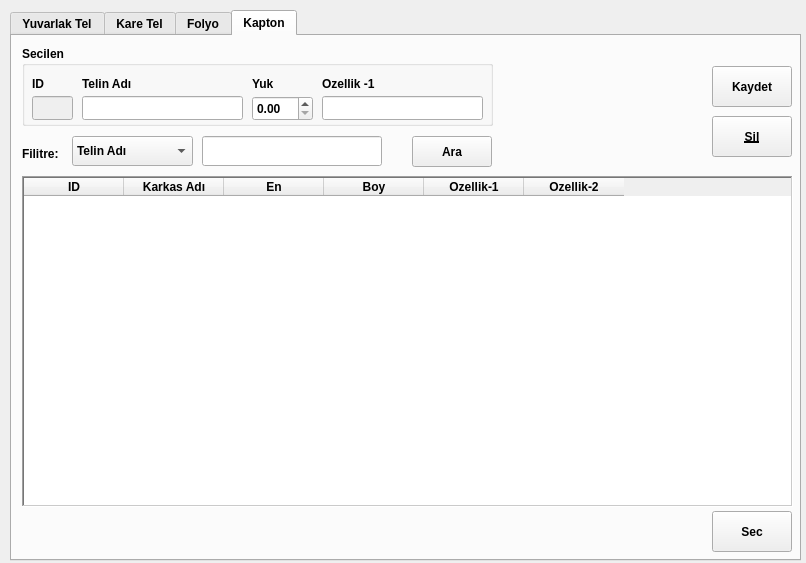
<?xml version="1.0" encoding="UTF-8"?>
<ui version="4.0">
 <class>Dialog</class>
 <widget class="QDialog" name="Dialog">
  <property name="geometry">
   <rect>
    <x>0</x>
    <y>0</y>
    <width>806</width>
    <height>563</height>
   </rect>
  </property>
  <property name="windowTitle">
   <string>Dialog</string>
  </property>
  <widget class="QTabWidget" name="tabWidget">
   <property name="geometry">
    <rect>
     <x>10</x>
     <y>10</y>
     <width>791</width>
     <height>551</height>
    </rect>
   </property>
   <property name="font">
    <font>
     <weight>75</weight>
     <bold>true</bold>
    </font>
   </property>
   <property name="currentIndex">
    <number>3</number>
   </property>
   <property name="movable">
    <bool>true</bool>
   </property>
   <widget class="QWidget" name="tel">
    <attribute name="title">
     <string>Yuvarlak Tel</string>
    </attribute>
    <widget class="QGroupBox" name="groupBox">
     <property name="geometry">
      <rect>
       <x>10</x>
       <y>10</y>
       <width>671</width>
       <height>80</height>
      </rect>
     </property>
     <property name="font">
      <font>
       <weight>75</weight>
       <bold>true</bold>
      </font>
     </property>
     <property name="title">
      <string>Secilen</string>
     </property>
     <widget class="QLineEdit" name="lineEdit_ID">
      <property name="enabled">
       <bool>false</bool>
      </property>
      <property name="geometry">
       <rect>
        <x>10</x>
        <y>50</y>
        <width>51</width>
        <height>24</height>
       </rect>
      </property>
     </widget>
     <widget class="QLineEdit" name="lineEdit_tel_name">
      <property name="enabled">
       <bool>true</bool>
      </property>
      <property name="geometry">
       <rect>
        <x>70</x>
        <y>50</y>
        <width>171</width>
        <height>24</height>
       </rect>
      </property>
     </widget>
     <widget class="QDoubleSpinBox" name="doubleSpinBox_tel_cap">
      <property name="enabled">
       <bool>true</bool>
      </property>
      <property name="geometry">
       <rect>
        <x>250</x>
        <y>50</y>
        <width>81</width>
        <height>25</height>
       </rect>
      </property>
      <property name="maximum">
       <double>600.000000000000000</double>
      </property>
     </widget>
     <widget class="QLabel" name="label">
      <property name="geometry">
       <rect>
        <x>10</x>
        <y>30</y>
        <width>55</width>
        <height>16</height>
       </rect>
      </property>
      <property name="font">
       <font>
        <weight>75</weight>
        <bold>true</bold>
       </font>
      </property>
      <property name="text">
       <string>ID</string>
      </property>
     </widget>
     <widget class="QLabel" name="label_2">
      <property name="geometry">
       <rect>
        <x>70</x>
        <y>30</y>
        <width>151</width>
        <height>16</height>
       </rect>
      </property>
      <property name="font">
       <font>
        <weight>75</weight>
        <bold>true</bold>
       </font>
      </property>
      <property name="text">
       <string>Telin Adı</string>
      </property>
     </widget>
     <widget class="QLabel" name="label_3">
      <property name="geometry">
       <rect>
        <x>250</x>
        <y>30</y>
        <width>55</width>
        <height>16</height>
       </rect>
      </property>
      <property name="font">
       <font>
        <weight>75</weight>
        <bold>true</bold>
       </font>
      </property>
      <property name="text">
       <string>Çap</string>
      </property>
     </widget>
     <widget class="QLabel" name="label_4">
      <property name="geometry">
       <rect>
        <x>340</x>
        <y>30</y>
        <width>55</width>
        <height>16</height>
       </rect>
      </property>
      <property name="font">
       <font>
        <weight>75</weight>
        <bold>true</bold>
       </font>
      </property>
      <property name="text">
       <string>Ozellik -1</string>
      </property>
     </widget>
     <widget class="QLineEdit" name="lineEdit_tel_ozellik_1">
      <property name="enabled">
       <bool>true</bool>
      </property>
      <property name="geometry">
       <rect>
        <x>340</x>
        <y>50</y>
        <width>141</width>
        <height>24</height>
       </rect>
      </property>
     </widget>
     <widget class="QLabel" name="label_21">
      <property name="geometry">
       <rect>
        <x>490</x>
        <y>30</y>
        <width>55</width>
        <height>16</height>
       </rect>
      </property>
      <property name="font">
       <font>
        <weight>75</weight>
        <bold>true</bold>
       </font>
      </property>
      <property name="text">
       <string>Ozellik -1</string>
      </property>
     </widget>
     <widget class="QLineEdit" name="lineEdit_tel_ozellik_2">
      <property name="enabled">
       <bool>true</bool>
      </property>
      <property name="geometry">
       <rect>
        <x>490</x>
        <y>50</y>
        <width>171</width>
        <height>24</height>
       </rect>
      </property>
     </widget>
    </widget>
    <widget class="QLineEdit" name="lineEdit_3">
     <property name="geometry">
      <rect>
       <x>190</x>
       <y>100</y>
       <width>181</width>
       <height>30</height>
      </rect>
     </property>
    </widget>
    <widget class="QPushButton" name="pushButton_sec_tel">
     <property name="geometry">
      <rect>
       <x>700</x>
       <y>476</y>
       <width>80</width>
       <height>41</height>
      </rect>
     </property>
     <property name="font">
      <font>
       <weight>75</weight>
       <bold>true</bold>
      </font>
     </property>
     <property name="text">
      <string>Sec</string>
     </property>
    </widget>
    <widget class="QLabel" name="label_5">
     <property name="geometry">
      <rect>
       <x>10</x>
       <y>106</y>
       <width>81</width>
       <height>16</height>
      </rect>
     </property>
     <property name="font">
      <font>
       <weight>75</weight>
       <bold>true</bold>
      </font>
     </property>
     <property name="text">
      <string>Filitre :</string>
     </property>
    </widget>
    <widget class="QTableWidget" name="tableWidget">
     <property name="geometry">
      <rect>
       <x>10</x>
       <y>140</y>
       <width>771</width>
       <height>331</height>
      </rect>
     </property>
     <property name="frameShape">
      <enum>QFrame::WinPanel</enum>
     </property>
     <property name="editTriggers">
      <set>QAbstractItemView::AnyKeyPressed</set>
     </property>
     <property name="selectionMode">
      <enum>QAbstractItemView::SingleSelection</enum>
     </property>
     <property name="selectionBehavior">
      <enum>QAbstractItemView::SelectRows</enum>
     </property>
     <column>
      <property name="text">
       <string>ID</string>
      </property>
     </column>
     <column>
      <property name="text">
       <string>Karkas Adı</string>
      </property>
     </column>
     <column>
      <property name="text">
       <string>En</string>
      </property>
     </column>
     <column>
      <property name="text">
       <string>Boy</string>
      </property>
     </column>
     <column>
      <property name="text">
       <string>Ozellik-1</string>
      </property>
     </column>
     <column>
      <property name="text">
       <string>Ozellik-2</string>
      </property>
     </column>
    </widget>
    <widget class="QPushButton" name="pushButton_ara_tel">
     <property name="geometry">
      <rect>
       <x>380</x>
       <y>100</y>
       <width>80</width>
       <height>31</height>
      </rect>
     </property>
     <property name="font">
      <font>
       <weight>75</weight>
       <bold>true</bold>
      </font>
     </property>
     <property name="text">
      <string>Ara</string>
     </property>
    </widget>
    <widget class="QComboBox" name="comboBox">
     <property name="geometry">
      <rect>
       <x>60</x>
       <y>100</y>
       <width>121</width>
       <height>30</height>
      </rect>
     </property>
     <item>
      <property name="text">
       <string>Telin Adı</string>
      </property>
     </item>
     <item>
      <property name="text">
       <string>Çap</string>
      </property>
     </item>
     <item>
      <property name="text">
       <string>Özellik</string>
      </property>
     </item>
     <item>
      <property name="text">
       <string>Diger</string>
      </property>
     </item>
    </widget>
    <widget class="QPushButton" name="pushButton_sil_tel">
     <property name="geometry">
      <rect>
       <x>700</x>
       <y>80</y>
       <width>80</width>
       <height>41</height>
      </rect>
     </property>
     <property name="font">
      <font>
       <weight>75</weight>
       <bold>true</bold>
      </font>
     </property>
     <property name="text">
      <string>Sil</string>
     </property>
    </widget>
    <widget class="QPushButton" name="pushButton_kaydet_tel">
     <property name="geometry">
      <rect>
       <x>700</x>
       <y>30</y>
       <width>80</width>
       <height>41</height>
      </rect>
     </property>
     <property name="font">
      <font>
       <weight>75</weight>
       <bold>true</bold>
      </font>
     </property>
     <property name="text">
      <string>Kaydet</string>
     </property>
    </widget>
   </widget>
   <widget class="QWidget" name="karetel">
    <attribute name="title">
     <string>Kare Tel</string>
    </attribute>
    <widget class="QLineEdit" name="lineEdit_4">
     <property name="geometry">
      <rect>
       <x>190</x>
       <y>100</y>
       <width>180</width>
       <height>30</height>
      </rect>
     </property>
    </widget>
    <widget class="QPushButton" name="pushButton_sec_karetel">
     <property name="geometry">
      <rect>
       <x>700</x>
       <y>474</y>
       <width>80</width>
       <height>41</height>
      </rect>
     </property>
     <property name="font">
      <font>
       <weight>75</weight>
       <bold>true</bold>
      </font>
     </property>
     <property name="text">
      <string>Sec</string>
     </property>
    </widget>
    <widget class="QTableWidget" name="tableWidget_2">
     <property name="geometry">
      <rect>
       <x>10</x>
       <y>140</y>
       <width>771</width>
       <height>331</height>
      </rect>
     </property>
     <property name="frameShape">
      <enum>QFrame::WinPanel</enum>
     </property>
     <property name="editTriggers">
      <set>QAbstractItemView::AnyKeyPressed</set>
     </property>
     <property name="selectionMode">
      <enum>QAbstractItemView::SingleSelection</enum>
     </property>
     <property name="selectionBehavior">
      <enum>QAbstractItemView::SelectRows</enum>
     </property>
     <column>
      <property name="text">
       <string>ID</string>
      </property>
     </column>
     <column>
      <property name="text">
       <string>Karkas Adı</string>
      </property>
     </column>
     <column>
      <property name="text">
       <string>Yuk</string>
      </property>
     </column>
     <column>
      <property name="text">
       <string>En</string>
      </property>
     </column>
     <column>
      <property name="text">
       <string>Ozellik-1</string>
      </property>
     </column>
     <column>
      <property name="text">
       <string>Ozellik-2</string>
      </property>
     </column>
    </widget>
    <widget class="QGroupBox" name="groupBox_2">
     <property name="geometry">
      <rect>
       <x>10</x>
       <y>10</y>
       <width>681</width>
       <height>80</height>
      </rect>
     </property>
     <property name="font">
      <font>
       <weight>75</weight>
       <bold>true</bold>
      </font>
     </property>
     <property name="title">
      <string>Secilen</string>
     </property>
     <widget class="QLineEdit" name="lineEdit_ID_2">
      <property name="enabled">
       <bool>false</bool>
      </property>
      <property name="geometry">
       <rect>
        <x>10</x>
        <y>50</y>
        <width>41</width>
        <height>24</height>
       </rect>
      </property>
     </widget>
     <widget class="QLineEdit" name="lineEdit_tel_name_2">
      <property name="enabled">
       <bool>true</bool>
      </property>
      <property name="geometry">
       <rect>
        <x>60</x>
        <y>50</y>
        <width>151</width>
        <height>24</height>
       </rect>
      </property>
     </widget>
     <widget class="QDoubleSpinBox" name="doubleSpinBox_tel_cap_2">
      <property name="enabled">
       <bool>true</bool>
      </property>
      <property name="geometry">
       <rect>
        <x>220</x>
        <y>50</y>
        <width>61</width>
        <height>25</height>
       </rect>
      </property>
      <property name="maximum">
       <double>1000.000000000000000</double>
      </property>
     </widget>
     <widget class="QLabel" name="label_6">
      <property name="geometry">
       <rect>
        <x>10</x>
        <y>30</y>
        <width>55</width>
        <height>16</height>
       </rect>
      </property>
      <property name="font">
       <font>
        <weight>75</weight>
        <bold>true</bold>
       </font>
      </property>
      <property name="text">
       <string>ID</string>
      </property>
     </widget>
     <widget class="QLabel" name="label_7">
      <property name="geometry">
       <rect>
        <x>60</x>
        <y>30</y>
        <width>151</width>
        <height>16</height>
       </rect>
      </property>
      <property name="font">
       <font>
        <weight>75</weight>
        <bold>true</bold>
       </font>
      </property>
      <property name="text">
       <string>Telin Adı</string>
      </property>
     </widget>
     <widget class="QLabel" name="label_8">
      <property name="geometry">
       <rect>
        <x>290</x>
        <y>30</y>
        <width>55</width>
        <height>16</height>
       </rect>
      </property>
      <property name="font">
       <font>
        <weight>75</weight>
        <bold>true</bold>
       </font>
      </property>
      <property name="text">
       <string>Yuk</string>
      </property>
     </widget>
     <widget class="QLabel" name="label_9">
      <property name="geometry">
       <rect>
        <x>220</x>
        <y>30</y>
        <width>55</width>
        <height>16</height>
       </rect>
      </property>
      <property name="font">
       <font>
        <weight>75</weight>
        <bold>true</bold>
       </font>
      </property>
      <property name="text">
       <string>En</string>
      </property>
     </widget>
     <widget class="QDoubleSpinBox" name="doubleSpinBox_tel_cap_3">
      <property name="enabled">
       <bool>true</bool>
      </property>
      <property name="geometry">
       <rect>
        <x>290</x>
        <y>50</y>
        <width>61</width>
        <height>25</height>
       </rect>
      </property>
      <property name="maximum">
       <double>1000.000000000000000</double>
      </property>
     </widget>
     <widget class="QLabel" name="label_11">
      <property name="geometry">
       <rect>
        <x>360</x>
        <y>30</y>
        <width>71</width>
        <height>16</height>
       </rect>
      </property>
      <property name="font">
       <font>
        <weight>75</weight>
        <bold>true</bold>
       </font>
      </property>
      <property name="text">
       <string>Ozellik -1</string>
      </property>
     </widget>
     <widget class="QLineEdit" name="lineEdit_karetel_ozellik_1">
      <property name="enabled">
       <bool>true</bool>
      </property>
      <property name="geometry">
       <rect>
        <x>360</x>
        <y>50</y>
        <width>121</width>
        <height>24</height>
       </rect>
      </property>
     </widget>
     <widget class="QLabel" name="label_24">
      <property name="geometry">
       <rect>
        <x>490</x>
        <y>30</y>
        <width>71</width>
        <height>16</height>
       </rect>
      </property>
      <property name="font">
       <font>
        <weight>75</weight>
        <bold>true</bold>
       </font>
      </property>
      <property name="text">
       <string>Ozellik -2</string>
      </property>
     </widget>
     <widget class="QLineEdit" name="lineEdit_karetel_ozellik_2">
      <property name="enabled">
       <bool>true</bool>
      </property>
      <property name="geometry">
       <rect>
        <x>490</x>
        <y>50</y>
        <width>181</width>
        <height>24</height>
       </rect>
      </property>
     </widget>
    </widget>
    <widget class="QPushButton" name="pushButton_ara_karetel">
     <property name="geometry">
      <rect>
       <x>380</x>
       <y>100</y>
       <width>80</width>
       <height>31</height>
      </rect>
     </property>
     <property name="font">
      <font>
       <weight>75</weight>
       <bold>true</bold>
      </font>
     </property>
     <property name="text">
      <string>Ara</string>
     </property>
    </widget>
    <widget class="QComboBox" name="comboBox_2">
     <property name="geometry">
      <rect>
       <x>60</x>
       <y>100</y>
       <width>121</width>
       <height>30</height>
      </rect>
     </property>
     <item>
      <property name="text">
       <string>Telin Adı</string>
      </property>
     </item>
     <item>
      <property name="text">
       <string>Çap</string>
      </property>
     </item>
     <item>
      <property name="text">
       <string>Özellik</string>
      </property>
     </item>
     <item>
      <property name="text">
       <string>Diger</string>
      </property>
     </item>
    </widget>
    <widget class="QLabel" name="label_10">
     <property name="geometry">
      <rect>
       <x>10</x>
       <y>106</y>
       <width>81</width>
       <height>16</height>
      </rect>
     </property>
     <property name="font">
      <font>
       <weight>75</weight>
       <bold>true</bold>
      </font>
     </property>
     <property name="text">
      <string>Filitre:</string>
     </property>
    </widget>
    <widget class="QPushButton" name="pushButton_Kaydet_karetel">
     <property name="geometry">
      <rect>
       <x>700</x>
       <y>30</y>
       <width>80</width>
       <height>41</height>
      </rect>
     </property>
     <property name="font">
      <font>
       <weight>75</weight>
       <bold>true</bold>
      </font>
     </property>
     <property name="text">
      <string>Kaydet</string>
     </property>
    </widget>
    <widget class="QPushButton" name="pushButton_sil_karetel">
     <property name="geometry">
      <rect>
       <x>700</x>
       <y>80</y>
       <width>80</width>
       <height>41</height>
      </rect>
     </property>
     <property name="font">
      <font>
       <weight>75</weight>
       <bold>true</bold>
       <underline>true</underline>
      </font>
     </property>
     <property name="text">
      <string>Sil</string>
     </property>
    </widget>
   </widget>
   <widget class="QWidget" name="tab">
    <attribute name="title">
     <string>Folyo</string>
    </attribute>
    <widget class="QTableWidget" name="tableWidget_3">
     <property name="geometry">
      <rect>
       <x>10</x>
       <y>140</y>
       <width>771</width>
       <height>331</height>
      </rect>
     </property>
     <property name="frameShape">
      <enum>QFrame::WinPanel</enum>
     </property>
     <property name="editTriggers">
      <set>QAbstractItemView::AnyKeyPressed</set>
     </property>
     <property name="selectionMode">
      <enum>QAbstractItemView::SingleSelection</enum>
     </property>
     <property name="selectionBehavior">
      <enum>QAbstractItemView::SelectRows</enum>
     </property>
     <column>
      <property name="text">
       <string>ID</string>
      </property>
     </column>
     <column>
      <property name="text">
       <string>Karkas Adı</string>
      </property>
     </column>
     <column>
      <property name="text">
       <string>Yuk</string>
      </property>
     </column>
     <column>
      <property name="text">
       <string>En</string>
      </property>
     </column>
     <column>
      <property name="text">
       <string>Ozellik-1</string>
      </property>
     </column>
     <column>
      <property name="text">
       <string>Ozellik-2</string>
      </property>
     </column>
    </widget>
    <widget class="QPushButton" name="pushButton_sec_folyo">
     <property name="geometry">
      <rect>
       <x>700</x>
       <y>480</y>
       <width>80</width>
       <height>41</height>
      </rect>
     </property>
     <property name="text">
      <string>Sec</string>
     </property>
    </widget>
    <widget class="QGroupBox" name="groupBox_3">
     <property name="geometry">
      <rect>
       <x>9</x>
       <y>10</y>
       <width>679</width>
       <height>80</height>
      </rect>
     </property>
     <property name="font">
      <font>
       <weight>75</weight>
       <bold>true</bold>
      </font>
     </property>
     <property name="title">
      <string>Secilen</string>
     </property>
     <widget class="QLineEdit" name="lineEdit_ID_3">
      <property name="enabled">
       <bool>false</bool>
      </property>
      <property name="geometry">
       <rect>
        <x>10</x>
        <y>50</y>
        <width>41</width>
        <height>24</height>
       </rect>
      </property>
     </widget>
     <widget class="QLineEdit" name="lineEdit_tel_name_3">
      <property name="enabled">
       <bool>true</bool>
      </property>
      <property name="geometry">
       <rect>
        <x>60</x>
        <y>50</y>
        <width>161</width>
        <height>24</height>
       </rect>
      </property>
      <property name="minimumSize">
       <size>
        <width>2</width>
        <height>0</height>
       </size>
      </property>
      <property name="baseSize">
       <size>
        <width>0</width>
        <height>2</height>
       </size>
      </property>
     </widget>
     <widget class="QDoubleSpinBox" name="doubleSpinBox_tel_cap_4">
      <property name="enabled">
       <bool>true</bool>
      </property>
      <property name="geometry">
       <rect>
        <x>230</x>
        <y>50</y>
        <width>61</width>
        <height>25</height>
       </rect>
      </property>
      <property name="minimumSize">
       <size>
        <width>2</width>
        <height>0</height>
       </size>
      </property>
      <property name="baseSize">
       <size>
        <width>0</width>
        <height>2</height>
       </size>
      </property>
      <property name="maximum">
       <double>1000.000000000000000</double>
      </property>
     </widget>
     <widget class="QLabel" name="label_12">
      <property name="geometry">
       <rect>
        <x>10</x>
        <y>30</y>
        <width>55</width>
        <height>16</height>
       </rect>
      </property>
      <property name="font">
       <font>
        <weight>75</weight>
        <bold>true</bold>
       </font>
      </property>
      <property name="text">
       <string>ID</string>
      </property>
     </widget>
     <widget class="QLabel" name="label_13">
      <property name="geometry">
       <rect>
        <x>60</x>
        <y>30</y>
        <width>151</width>
        <height>16</height>
       </rect>
      </property>
      <property name="font">
       <font>
        <weight>75</weight>
        <bold>true</bold>
       </font>
      </property>
      <property name="text">
       <string>Telin Adı</string>
      </property>
     </widget>
     <widget class="QLabel" name="label_14">
      <property name="geometry">
       <rect>
        <x>300</x>
        <y>30</y>
        <width>55</width>
        <height>16</height>
       </rect>
      </property>
      <property name="font">
       <font>
        <weight>75</weight>
        <bold>true</bold>
       </font>
      </property>
      <property name="text">
       <string>Yuk</string>
      </property>
     </widget>
     <widget class="QLabel" name="label_15">
      <property name="geometry">
       <rect>
        <x>230</x>
        <y>30</y>
        <width>55</width>
        <height>16</height>
       </rect>
      </property>
      <property name="font">
       <font>
        <weight>75</weight>
        <bold>true</bold>
       </font>
      </property>
      <property name="text">
       <string>En</string>
      </property>
     </widget>
     <widget class="QDoubleSpinBox" name="doubleSpinBox_tel_cap_5">
      <property name="enabled">
       <bool>true</bool>
      </property>
      <property name="geometry">
       <rect>
        <x>300</x>
        <y>50</y>
        <width>61</width>
        <height>25</height>
       </rect>
      </property>
      <property name="minimumSize">
       <size>
        <width>2</width>
        <height>0</height>
       </size>
      </property>
      <property name="baseSize">
       <size>
        <width>0</width>
        <height>2</height>
       </size>
      </property>
      <property name="maximum">
       <double>1000.000000000000000</double>
      </property>
     </widget>
     <widget class="QLabel" name="label_16">
      <property name="geometry">
       <rect>
        <x>370</x>
        <y>30</y>
        <width>81</width>
        <height>16</height>
       </rect>
      </property>
      <property name="font">
       <font>
        <weight>75</weight>
        <bold>true</bold>
       </font>
      </property>
      <property name="text">
       <string>Ozellik -1</string>
      </property>
     </widget>
     <widget class="QLineEdit" name="lineEdit_folyotel_ozellik_1">
      <property name="enabled">
       <bool>true</bool>
      </property>
      <property name="geometry">
       <rect>
        <x>370</x>
        <y>50</y>
        <width>140</width>
        <height>24</height>
       </rect>
      </property>
      <property name="minimumSize">
       <size>
        <width>2</width>
        <height>0</height>
       </size>
      </property>
      <property name="baseSize">
       <size>
        <width>0</width>
        <height>2</height>
       </size>
      </property>
     </widget>
     <widget class="QLabel" name="label_25">
      <property name="geometry">
       <rect>
        <x>517</x>
        <y>30</y>
        <width>71</width>
        <height>16</height>
       </rect>
      </property>
      <property name="font">
       <font>
        <weight>75</weight>
        <bold>true</bold>
       </font>
      </property>
      <property name="text">
       <string>Ozellik -2</string>
      </property>
     </widget>
     <widget class="QLineEdit" name="lineEdit_folyotel_ozellik_2">
      <property name="enabled">
       <bool>true</bool>
      </property>
      <property name="geometry">
       <rect>
        <x>517</x>
        <y>50</y>
        <width>150</width>
        <height>24</height>
       </rect>
      </property>
      <property name="minimumSize">
       <size>
        <width>2</width>
        <height>0</height>
       </size>
      </property>
      <property name="baseSize">
       <size>
        <width>0</width>
        <height>2</height>
       </size>
      </property>
     </widget>
    </widget>
    <widget class="QLineEdit" name="lineEdit_5">
     <property name="geometry">
      <rect>
       <x>190</x>
       <y>100</y>
       <width>180</width>
       <height>30</height>
      </rect>
     </property>
    </widget>
    <widget class="QPushButton" name="pushButton_ara_folyo">
     <property name="geometry">
      <rect>
       <x>380</x>
       <y>100</y>
       <width>80</width>
       <height>31</height>
      </rect>
     </property>
     <property name="font">
      <font>
       <weight>75</weight>
       <bold>true</bold>
      </font>
     </property>
     <property name="text">
      <string>Ara</string>
     </property>
    </widget>
    <widget class="QLabel" name="label_17">
     <property name="geometry">
      <rect>
       <x>10</x>
       <y>106</y>
       <width>81</width>
       <height>16</height>
      </rect>
     </property>
     <property name="font">
      <font>
       <weight>75</weight>
       <bold>true</bold>
      </font>
     </property>
     <property name="text">
      <string>Filitre:</string>
     </property>
    </widget>
    <widget class="QComboBox" name="comboBox_3">
     <property name="geometry">
      <rect>
       <x>60</x>
       <y>100</y>
       <width>121</width>
       <height>30</height>
      </rect>
     </property>
     <item>
      <property name="text">
       <string>Telin Adı</string>
      </property>
     </item>
     <item>
      <property name="text">
       <string>Çap</string>
      </property>
     </item>
     <item>
      <property name="text">
       <string>Özellik</string>
      </property>
     </item>
     <item>
      <property name="text">
       <string>Diger</string>
      </property>
     </item>
    </widget>
    <widget class="QPushButton" name="pushButton_kaydet_folyo">
     <property name="geometry">
      <rect>
       <x>700</x>
       <y>30</y>
       <width>80</width>
       <height>41</height>
      </rect>
     </property>
     <property name="text">
      <string>Kaydet</string>
     </property>
    </widget>
    <widget class="QPushButton" name="pushButton_sil_folyo">
     <property name="geometry">
      <rect>
       <x>700</x>
       <y>80</y>
       <width>80</width>
       <height>41</height>
      </rect>
     </property>
     <property name="font">
      <font>
       <weight>75</weight>
       <bold>true</bold>
       <underline>true</underline>
      </font>
     </property>
     <property name="text">
      <string>Sil</string>
     </property>
    </widget>
   </widget>
   <widget class="QWidget" name="tab_2">
    <attribute name="title">
     <string>Kapton</string>
    </attribute>
    <widget class="QTableWidget" name="tableWidget_4">
     <property name="geometry">
      <rect>
       <x>10</x>
       <y>140</y>
       <width>771</width>
       <height>331</height>
      </rect>
     </property>
     <property name="frameShape">
      <enum>QFrame::WinPanel</enum>
     </property>
     <property name="editTriggers">
      <set>QAbstractItemView::AnyKeyPressed</set>
     </property>
     <property name="selectionMode">
      <enum>QAbstractItemView::SingleSelection</enum>
     </property>
     <property name="selectionBehavior">
      <enum>QAbstractItemView::SelectRows</enum>
     </property>
     <column>
      <property name="text">
       <string>ID</string>
      </property>
     </column>
     <column>
      <property name="text">
       <string>Karkas Adı</string>
      </property>
     </column>
     <column>
      <property name="text">
       <string>En</string>
      </property>
     </column>
     <column>
      <property name="text">
       <string>Boy</string>
      </property>
     </column>
     <column>
      <property name="text">
       <string>Ozellik-1</string>
      </property>
     </column>
     <column>
      <property name="text">
       <string>Ozellik-2</string>
      </property>
     </column>
    </widget>
    <widget class="QPushButton" name="pushButton_sec_kapton">
     <property name="geometry">
      <rect>
       <x>700</x>
       <y>475</y>
       <width>80</width>
       <height>41</height>
      </rect>
     </property>
     <property name="text">
      <string>Sec</string>
     </property>
    </widget>
    <widget class="QGroupBox" name="groupBox_4">
     <property name="geometry">
      <rect>
       <x>10</x>
       <y>10</y>
       <width>471</width>
       <height>80</height>
      </rect>
     </property>
     <property name="font">
      <font>
       <weight>75</weight>
       <bold>true</bold>
      </font>
     </property>
     <property name="title">
      <string>Secilen</string>
     </property>
     <widget class="QLineEdit" name="lineEdit_ID_4">
      <property name="enabled">
       <bool>false</bool>
      </property>
      <property name="geometry">
       <rect>
        <x>10</x>
        <y>50</y>
        <width>41</width>
        <height>24</height>
       </rect>
      </property>
     </widget>
     <widget class="QLineEdit" name="lineEdit_tel_name_4">
      <property name="enabled">
       <bool>true</bool>
      </property>
      <property name="geometry">
       <rect>
        <x>60</x>
        <y>50</y>
        <width>161</width>
        <height>24</height>
       </rect>
      </property>
     </widget>
     <widget class="QDoubleSpinBox" name="doubleSpinBox_tel_cap_6">
      <property name="enabled">
       <bool>true</bool>
      </property>
      <property name="geometry">
       <rect>
        <x>230</x>
        <y>50</y>
        <width>61</width>
        <height>25</height>
       </rect>
      </property>
      <property name="maximum">
       <double>1000.000000000000000</double>
      </property>
     </widget>
     <widget class="QLabel" name="label_18">
      <property name="geometry">
       <rect>
        <x>10</x>
        <y>30</y>
        <width>55</width>
        <height>16</height>
       </rect>
      </property>
      <property name="font">
       <font>
        <weight>75</weight>
        <bold>true</bold>
       </font>
      </property>
      <property name="text">
       <string>ID</string>
      </property>
     </widget>
     <widget class="QLabel" name="label_19">
      <property name="geometry">
       <rect>
        <x>60</x>
        <y>30</y>
        <width>151</width>
        <height>16</height>
       </rect>
      </property>
      <property name="font">
       <font>
        <weight>75</weight>
        <bold>true</bold>
       </font>
      </property>
      <property name="text">
       <string>Telin Adı</string>
      </property>
     </widget>
     <widget class="QLabel" name="label_20">
      <property name="geometry">
       <rect>
        <x>230</x>
        <y>30</y>
        <width>55</width>
        <height>16</height>
       </rect>
      </property>
      <property name="font">
       <font>
        <weight>75</weight>
        <bold>true</bold>
       </font>
      </property>
      <property name="text">
       <string>Yuk</string>
      </property>
     </widget>
     <widget class="QLabel" name="label_22">
      <property name="geometry">
       <rect>
        <x>300</x>
        <y>30</y>
        <width>55</width>
        <height>16</height>
       </rect>
      </property>
      <property name="font">
       <font>
        <weight>75</weight>
        <bold>true</bold>
       </font>
      </property>
      <property name="text">
       <string>Ozellik -1</string>
      </property>
     </widget>
     <widget class="QLineEdit" name="lineEdit_kapton_ozellik_1">
      <property name="enabled">
       <bool>true</bool>
      </property>
      <property name="geometry">
       <rect>
        <x>300</x>
        <y>50</y>
        <width>161</width>
        <height>24</height>
       </rect>
      </property>
     </widget>
    </widget>
    <widget class="QLineEdit" name="lineEdit_6">
     <property name="geometry">
      <rect>
       <x>190</x>
       <y>100</y>
       <width>180</width>
       <height>30</height>
      </rect>
     </property>
    </widget>
    <widget class="QPushButton" name="pushButton_ara_kapton">
     <property name="geometry">
      <rect>
       <x>400</x>
       <y>100</y>
       <width>80</width>
       <height>31</height>
      </rect>
     </property>
     <property name="font">
      <font>
       <weight>75</weight>
       <bold>true</bold>
      </font>
     </property>
     <property name="text">
      <string>Ara</string>
     </property>
    </widget>
    <widget class="QLabel" name="label_23">
     <property name="geometry">
      <rect>
       <x>10</x>
       <y>110</y>
       <width>81</width>
       <height>16</height>
      </rect>
     </property>
     <property name="font">
      <font>
       <weight>75</weight>
       <bold>true</bold>
      </font>
     </property>
     <property name="text">
      <string>Filitre:</string>
     </property>
    </widget>
    <widget class="QComboBox" name="comboBox_4">
     <property name="geometry">
      <rect>
       <x>60</x>
       <y>100</y>
       <width>121</width>
       <height>30</height>
      </rect>
     </property>
     <item>
      <property name="text">
       <string>Telin Adı</string>
      </property>
     </item>
     <item>
      <property name="text">
       <string>Çap</string>
      </property>
     </item>
     <item>
      <property name="text">
       <string>Özellik</string>
      </property>
     </item>
     <item>
      <property name="text">
       <string>Diger</string>
      </property>
     </item>
    </widget>
    <widget class="QPushButton" name="pushButton_kaydet_kapton">
     <property name="geometry">
      <rect>
       <x>700</x>
       <y>30</y>
       <width>80</width>
       <height>41</height>
      </rect>
     </property>
     <property name="text">
      <string>Kaydet</string>
     </property>
    </widget>
    <widget class="QPushButton" name="pushButton_sil_kapton">
     <property name="geometry">
      <rect>
       <x>700</x>
       <y>80</y>
       <width>80</width>
       <height>41</height>
      </rect>
     </property>
     <property name="font">
      <font>
       <weight>75</weight>
       <bold>true</bold>
       <underline>true</underline>
      </font>
     </property>
     <property name="text">
      <string>Sil</string>
     </property>
    </widget>
   </widget>
  </widget>
 </widget>
 <resources/>
 <connections/>
</ui>
